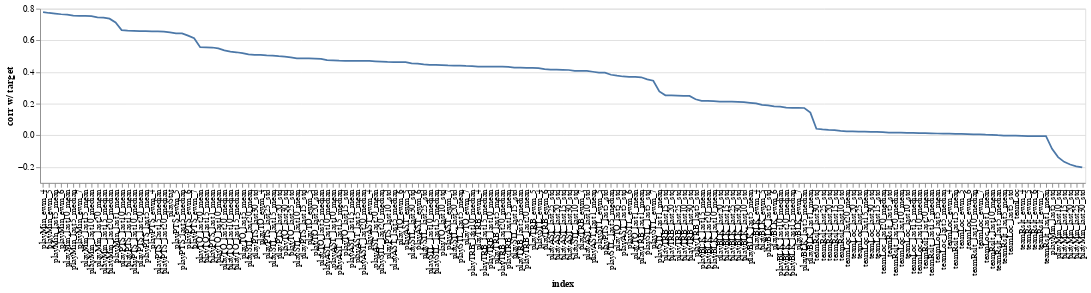

Notebook code cell kept with this figure:
### Code cell
# visualize the correlations
sort = list(correl_df.reset_index()['index'])
alt.Chart(correl_df.reset_index()).mark_line().encode(
    x=alt.X('index', sort=sort),
    y='corr w/ target:Q'
).properties(
    width=1200,
    height=200
)

### Figure 1 — Vega-Lite specification as saved in the notebook (floating-point values rounded to 4 significant figures; data arrays with more than 128 entries replaced by an {"elided": "..."} marker saying what was removed)
{"config": {"view": {"continuousWidth": 400, "continuousHeight": 300}}, "data": {"name": "data-0a819fdb37ea21dab2cdbcfc7da52345"}, "mark": "line", "encoding": {"x": {"type": "nominal", "field": "index", "sort": {"elided": "173 str values"}}, "y": {"type": "quantitative", "field": "corr w/ target"}}, "height": 200, "width": 1200, "$schema": "https://vega.github.io/schema/vega-lite/v4.0.2.json", "datasets": {"data-0a819fdb37ea21dab2cdbcfc7da52345": {"elided": "173 records"}}}
